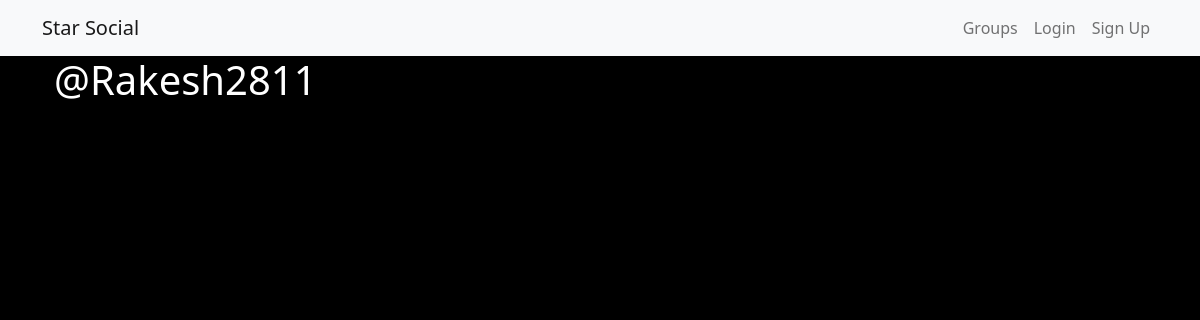
The app's page /posts/by/Rakesh2811/, older data.
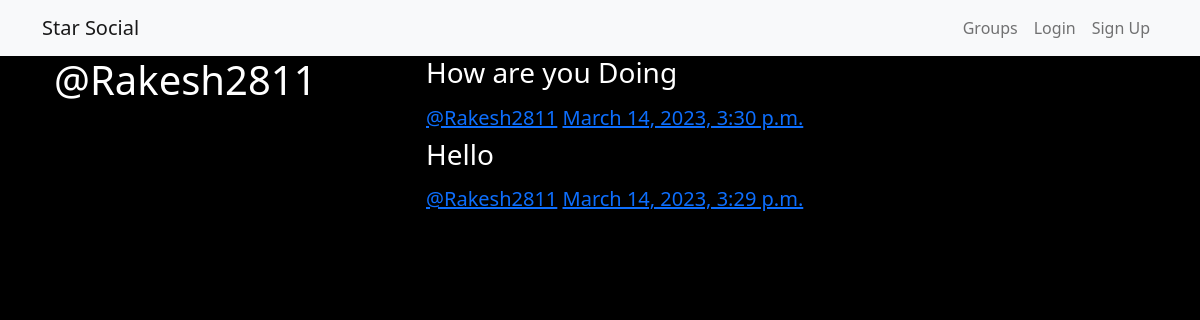
The same page, newer data.
### posts/models.py (models this page shows, shortened)
class Post(models.Model):
    user = models.ForeignKey(User,related_name='posts', on_delete=models.CASCADE)
    created_at = models.DateTimeField(auto_now=True)
    message = models.TextField()
    message_html = models.TextField(editable=False)
    group = models.ForeignKey(Group, on_delete=models.CASCADE,related_name='posts',null=True,blank=True)
    class Meta:
        ordering = ['-created_at']
        unique_together = ['user','message']

### posts/views.py (the view)
# urls.py: path('by/<username>/',views.UserPosts.as_view(),name="for_user"),
class UserPosts(generic.ListView):
    model =models.Post
    template_name = 'posts/user_post_list.html'
    def get_queryset(self):
        try:
            print(self)
            self.post_user = User.objects.prefetch_related('posts').get(username__iexact=self.kwargs.get('username'))
        except User.DoesNotExist:
            raise Http404
        else:
            return self.post_user.posts.all()
    def get_context_data(self, **kwargs):
        context = super().get_context_data(**kwargs)
        context['post_user'] = self.post_user
        return context

### posts/templates/posts/user_post_list.html
{% extends 'posts/post_base.html' %}
{% block prepost %}
    <div class="col-md-4">
        <h1>@{{post_user.username}}</h1>
    </div>
{% endblock prepost %}
{% block post_content %}
    <div class="col-md-8">
        {% for post in post_list %}
            {% include 'posts/_post.html' %}
        {% endfor %}
    </div>
{% endblock post_content %}

### posts/templates/posts/_post.html (shortened to what this page needs)
<div class="post media">
    <h3>{{post.message_html|safe}}</h3>
    <div class="media-body">
        <h5 class="media-heading">
            <span class="username">
                <a href="{% url 'posts:for_user' username=post.user.username %}">@{{post.user.username}}</a>
            </span>
            <time class="time">
                <a href="{% url 'posts:single' username=post.user.username pk=post.pk %}">{{post.created_at}}</a>
            </time>
        </h5>
    </div>
</div>

Row changes from the older to the newer data that the page shows:
added Post: message_html "How are you Doing", user.username "Rakesh2811", created_at "March 14, 2023, 3:30 p.m."
added Post: message_html "Hello", user.username "Rakesh2811", created_at "March 14, 2023, 3:29 p.m."
